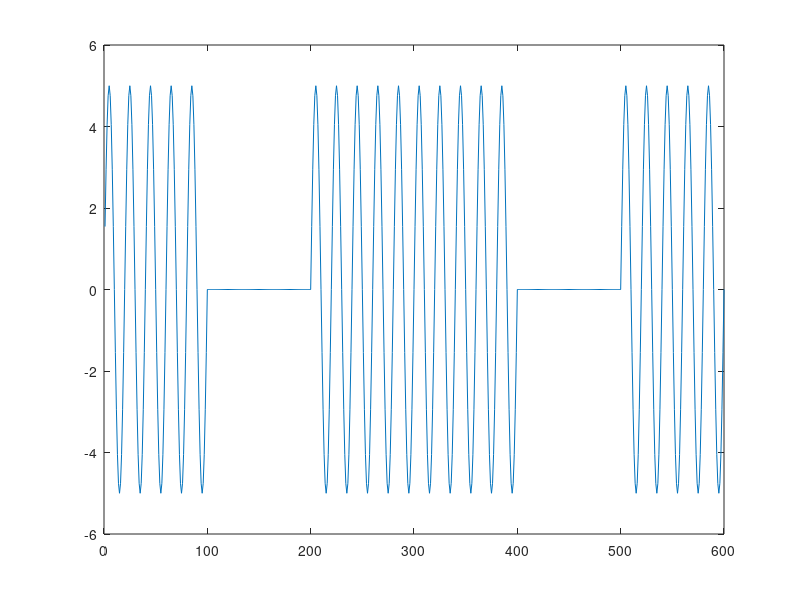

This chart was generated by the following MATLAB code:
clc;
clear all;
close all;

a=[1 0 1 1 0 1]
l=length(a);

amp = input('Enter the amplitude of carrier: ')
fc = input('Enter the frequency of carrier: ')

for i=1:l
    t=(i-1)*100+1:i*100;
    if a(1,i)==1 
        x1(t)=amp.*sin(2*pi*(fc)*t/100)     
    else
        x1(t)= 0
    end
end

plot(x1) 